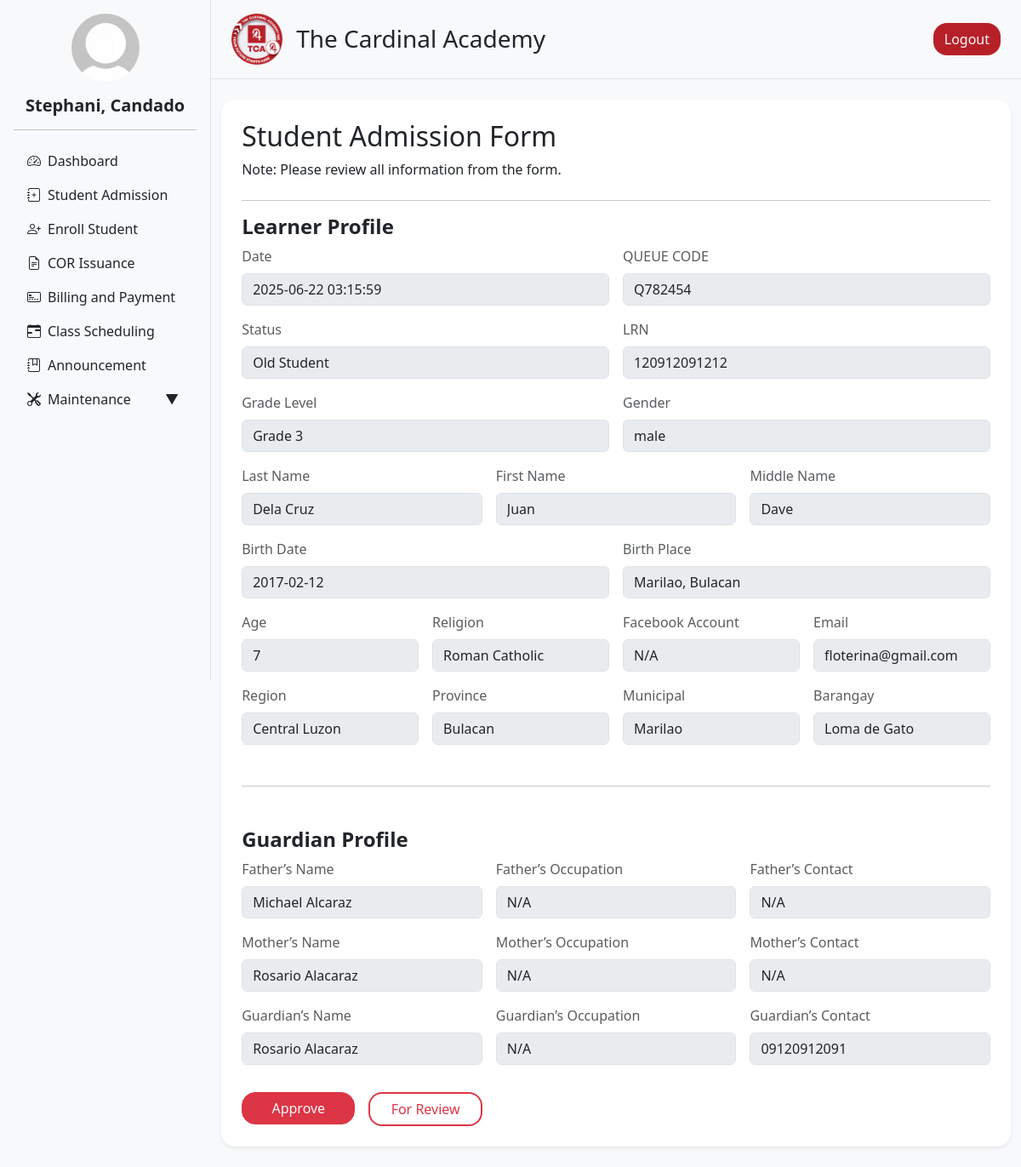
/admin/view_admission.php?id=2 (signed in), run on the app's committed database.
### tables this page shows
CREATE TABLE `admission_form` (
  `id` int(11) NOT NULL,
  `lrn` varchar(20) NOT NULL,
  `firstname` varchar(50) NOT NULL,
  `middlename` varchar(50) DEFAULT NULL,
  `lastname` varchar(50) NOT NULL,
  `status` varchar(255) NOT NULL,
  `gender` enum('male','female') NOT NULL,
  `grade_level` varchar(20) NOT NULL,
  `profile_picture` varchar(255) DEFAULT NULL,
  `birthday` date NOT NULL,
  `religion` varchar(50) DEFAULT NULL,
  `place_of_birth` varchar(100) DEFAULT NULL,
  `age` int(11) DEFAULT NULL,
  `residential_address` varchar(255) DEFAULT NULL,
  `region` varchar(100) DEFAULT NULL,
  `province` varchar(100) DEFAULT NULL,
  `municipal` varchar(100) DEFAULT NULL,
  `barangay` varchar(100) DEFAULT NULL,
  `father_name` varchar(100) DEFAULT NULL,
  `father_occupation` varchar(100) DEFAULT NULL,
  `father_contact` varchar(20) DEFAULT NULL,
  `mother_name` varchar(100) DEFAULT NULL,
  `mother_occupation` varchar(100) DEFAULT NULL,
  `mother_contact` varchar(20) DEFAULT NULL,
  `guardian_name` varchar(100) DEFAULT NULL,
  `guardian_occupation` varchar(100) DEFAULT NULL,
  `guardian_contact` varchar(20) DEFAULT NULL,
  `admission_status` varchar(255) DEFAULT 'for_verification',
  `que_code` varchar(50) DEFAULT NULL,
  `phone` varchar(20) DEFAULT NULL,
  `email` varchar(255) DEFAULT NULL,
  `facebook` varchar(255) DEFAULT NULL,
  `admission_date` timestamp NOT NULL DEFAULT current_timestamp() ON UPDATE current_timestamp(),
  `strand` varchar(100) DEFAULT NULL
);

### admin/view_admission.php (the view, shortened to what this page needs)
<?php include '../db_connection.php'; ?>
<?php
$admission_id = isset($_GET['id']) ? intval($_GET['id']) : 0;
$data = [];
if ($admission_id > 0) {
    $query = "SELECT * FROM admission_form WHERE id = ?";
    $stmt = $conn->prepare($query);
    $stmt->bind_param("i", $admission_id);
    $stmt->execute();
    $result = $stmt->get_result();
    $data = $result->fetch_assoc();
}
?>
<!DOCTYPE html>
<html lang="en">
<head>
  <?php include 'header.php'; ?>
</head>
<body>
<div class="d-flex flex-row bg-light">
  <?php include 'navigation.php'; ?>
  <div class="content flex-grow-1">
    <?php include 'nav_top.php'; ?>
    <div class="container py-4">
     <form action="approved_admission.php" method="POST">
        <div class="bg-white p-4 rounded-4 shadow-sm">
        <h2>Student Admission Form</h2>
        <p class="m-0 mb-4">Note: Please review all information from the form.</p>
        <hr>
        <fieldset>
          <h4><strong>Learner Profile</strong></h4>
          <div class="row g-3">
          <div class="col-12 col-md-6">
            <label for="lrn" class="form-label text-muted">Date</label>
            <input type="text" name="admission_date" class="form-control" value="<?= htmlspecialchars($data['admission_date'] ?? '') ?>" disabled>
          </div>
          <div class="col-12 col-md-6">
            <label for="lrn" class="form-label text-muted">QUEUE CODE</label>
            <input type="text" name="que_code" class="form-control" value="<?= htmlspecialchars($data['que_code'] ?? '') ?>" disabled>
          </div>
            <div class="col-md-6">
              <label class="form-label text-muted">Status</label>
              <input type="text" class="form-control" value="<?= htmlspecialchars($data['status'] ?? '') ?>" disabled>
            </div>
            <div class="col-md-6">
              <label class="form-label text-muted">LRN</label>
              <input type="text" class="form-control" value="<?= htmlspecialchars($data['lrn'] ?? '') ?>" disabled>
            </div>
            <div class="col-md-6">
              <label class="form-label text-muted">Grade Level</label>
              <input type="text" class="form-control" value="<?= htmlspecialchars($data['grade_level'] ?? '') ?>" disabled>
            </div>
            <div class="col-md-6">
              <label class="form-label text-muted">Gender</label>
              <input type="text" class="form-control" value="<?= htmlspecialchars($data['gender'] ?? '') ?>" disabled>
            </div>
            <div class="col-md-4">
              <label class="form-label text-muted">Last Name</label>
              <input type="text" class="form-control" value="<?= htmlspecialchars($data['lastname'] ?? '') ?>" disabled>
            </div>
            <div class="col-md-4">
              <label class="form-label text-muted">First Name</label>
              <input type="text" class="form-control" value="<?= htmlspecialchars($data['firstname'] ?? '') ?>" disabled>
            </div>
            <div class="col-md-4">
              <label class="form-label text-muted">Middle Name</label>
              <input type="text" class="form-control" value="<?= htmlspecialchars($data['middlename'] ?? '') ?>" disabled>
            </div>
            <div class="col-md-6">
              <label class="form-label text-muted">Birth Date</label>
              <input type="text" class="form-control" value="<?= htmlspecialchars($data['birthday'] ?? '') ?>" disabled>
            </div>
            <div class="col-md-6">
              <label class="form-label text-muted">Birth Place</label>
              <input type="text" class="form-control" value="<?= htmlspecialchars($data['place_of_birth'] ?? '') ?>" disabled>
            </div>
            <div class="col-md-3">
              <label class="form-label text-muted">Age</label>
              <input type="text" class="form-control" value="<?= htmlspecialchars($data['age'] ?? '') ?>" disabled>
            </div>
            <div class="col-md-3">
              <label class="form-label text-muted">Religion</label>
              <input type="text" class="form-control" value="<?= htmlspecialchars($data['religion'] ?? '') ?>" disabled>
            </div>
            <div class="col-md-3">
              <label class="form-label text-muted">Facebook Account</label>
              <input type="text" class="form-control" value="<?= htmlspecialchars($data['facebook'] ?? '') ?>" disabled>
            </div>
            <div class="col-md-3">
              <label class="form-label text-muted">Email</label>
              <input type="text" class="form-control" value="<?= htmlspecialchars($data['email'] ?? '') ?>" disabled>
            </div>
            <div class="col-md-3">
              <label class="form-label text-muted">Region</label>
              <input type="text" class="form-control" value="<?= htmlspecialchars($data['region'] ?? '') ?>" disabled>
            </div>
            <div class="col-md-3">
              <label class="form-label text-muted">Province</label>
              <input type="text" class="form-control" value="<?= htmlspecialchars($data['province'] ?? '') ?>" disabled>
            </div>
            <div class="col-md-3">
              <label class="form-label text-muted">Municipal</label>
              <input type="text" class="form-control" value="<?= htmlspecialchars($data['municipal'] ?? '') ?>" disabled>
            </div>
            <div class="col-md-3">
              <label class="form-label text-muted">Barangay</label>
              <input type="text" class="form-control" value="<?= htmlspecialchars($data['barangay'] ?? '') ?>" disabled>
            </div>
          </div>
        </fieldset>
        <hr class="my-5">
        <fieldset>
          <h4><strong>Guardian Profile</strong></h4>
          <div class="row g-3">
            <div class="col-md-4">
              <label class="form-label text-muted">Father’s Name</label>
              <input type="text" class="form-control" value="<?= htmlspecialchars($data['father_name'] ?? '') ?>" disabled>
            </div>
            <div class="col-md-4">
              <label class="form-label text-muted">Father’s Occupation</label>
              <input type="text" class="form-control" value="<?= htmlspecialchars($data['father_occupation'] ?? '') ?>" disabled>
            </div>
            <div class="col-md-4">
              <label class="form-label text-muted">Father’s Contact</label>
              <input type="text" class="form-control" value="<?= htmlspecialchars($data['father_contact'] ?? '') ?>" disabled>
            </div>
            <div class="col-md-4">
              <label class="form-label text-muted">Mother’s Name</label>
              <input type="text" class="form-control" value="<?= htmlspecialchars($data['mother_name'] ?? '') ?>" disabled>
            </div>
            <div class="col-md-4">
              <label class="form-label text-muted">Mother’s Occupation</label>
              <input type="text" class="form-control" value="<?= htmlspecialchars($data['mother_occupation'] ?? '') ?>" disabled>
            </div>
            <div class="col-md-4">
              <label class="form-label text-muted">Mother’s Contact</label>
              <input type="text" class="form-control" value="<?= htmlspecialchars($data['mother_contact'] ?? '') ?>" disabled>
            </div>
            <div class="col-md-4">
              <label class="form-label text-muted">Guardian’s Name</label>
              <input type="text" class="form-control" value="<?= htmlspecialchars($data['guardian_name'] ?? '') ?>" disabled>
            </div>
            <div class="col-md-4">
              <label class="form-label text-muted">Guardian’s Occupation</label>
              <input type="text" class="form-control" value="<?= htmlspecialchars($data['guardian_occupation'] ?? '') ?>" disabled>
            </div>
            <div class="col-md-4">
              <label class="form-label text-muted">Guardian’s Contact</label>
              <input type="text" class="form-control" value="<?= htmlspecialchars($data['guardian_contact'] ?? '') ?>" disabled>
            </div>
             <div class="col-12 col-md-2">
                <button id="approve-btn" type="submit" name="action" value="approved" class="btn btn-danger text-light rounded-4 mt-3 w-100">
                  <span class="btn-text">Approve</span>
                </button>
              </div>
              <div class="col-12 col-md-2">
                <button id="review-btn" type="submit" name="action" value="for_review" class="btn btn-outline-danger text-danger border-2 rounded-4 mt-3 w-100">
                  <span class="btn-text">For Review</span>
                </button>
              </div>
          </div>
        </fieldset>
      </div>
      </form>
    </div>
  </div>
</div>
</body>
</html>

### static/css/styles.css (style rules this page uses)
.content { width: 80%; }

### static/css/landing.css (style rules this page uses)
body { margin: 0; padding: 0; height: 100%; }

### data on the page
admission_form: admission_date "2025-06-22 03:15:59", que_code "Q782454", status "Old Student", lrn "120912091212", grade_level "Grade 3", gender "male", lastname "Dela Cruz", firstname "Juan", middlename "Dave", birthday "2017-02-12", place_of_birth "Marilao, Bulacan", age "7", religion "Roman Catholic", facebook "N/A", email "floterina@gmail.com", region "Central Luzon", province "Bulacan", municipal "Marilao", barangay "Loma de Gato", father_name "Michael Alcaraz", father_occupation "N/A", father_contact "N/A", mother_name "Rosario Alacaraz", mother_occupation "N/A", mother_contact "N/A", guardian_name "Rosario Alacaraz", guardian_occupation "N/A", guardian_contact "09120912091"

### other printed values
$full_name "Stephani, Candado"
